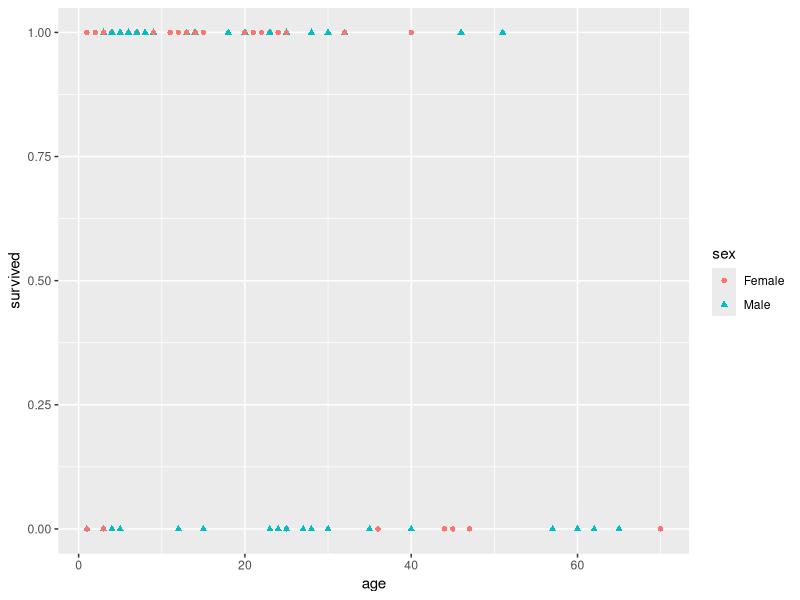
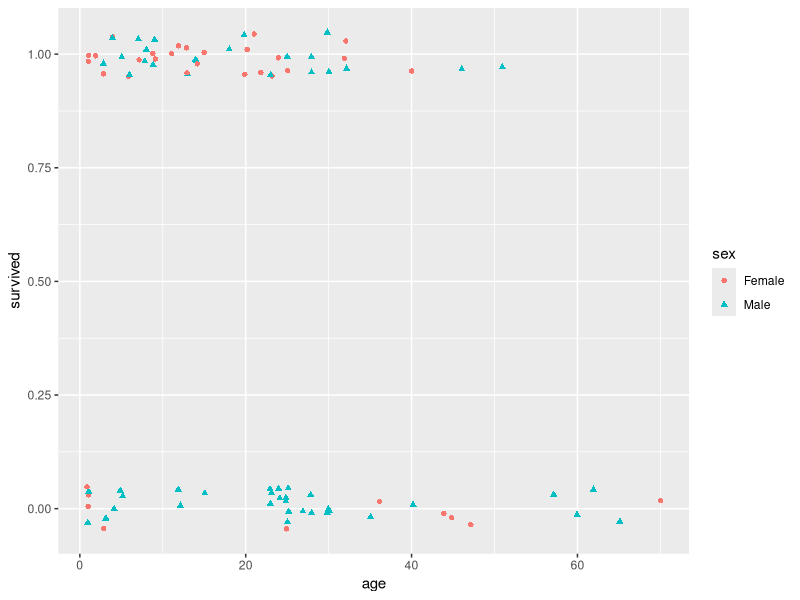
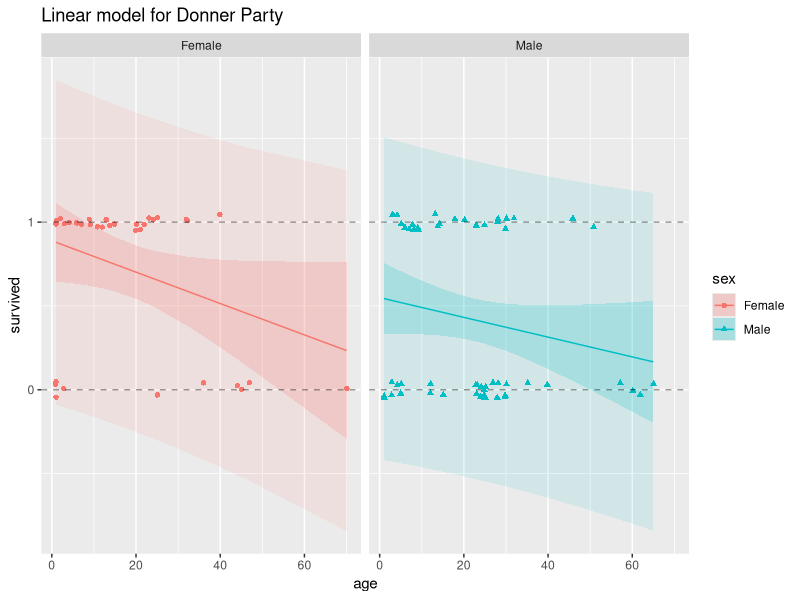
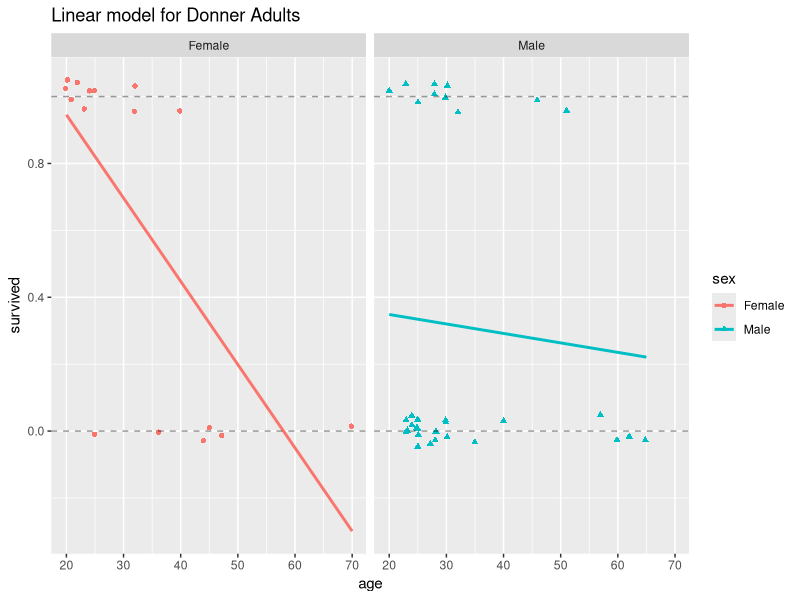
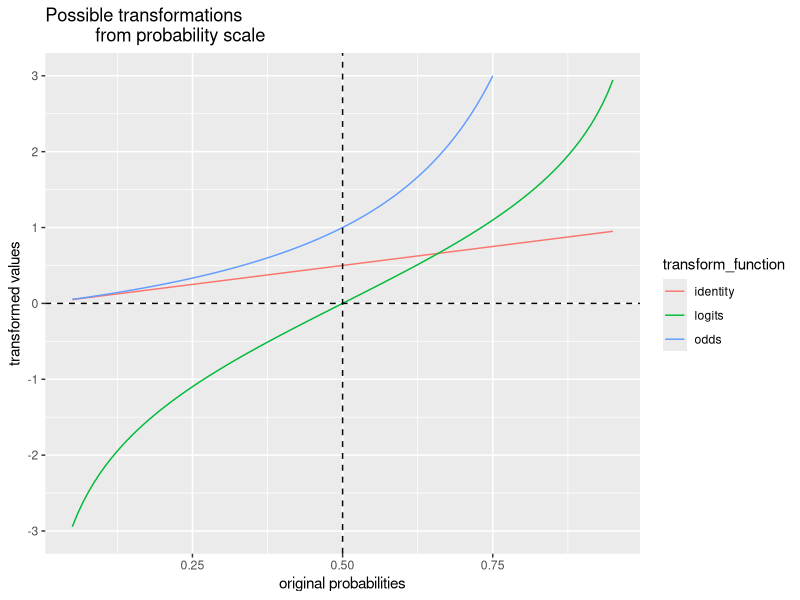
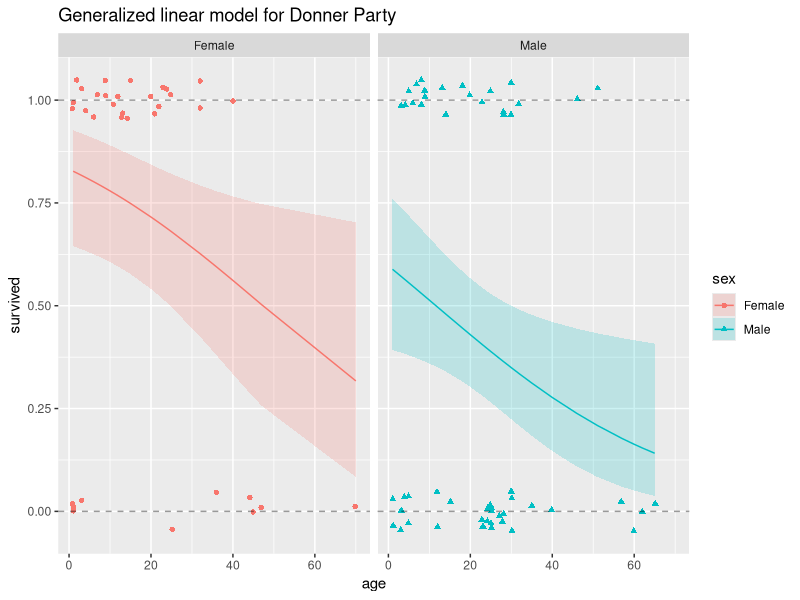
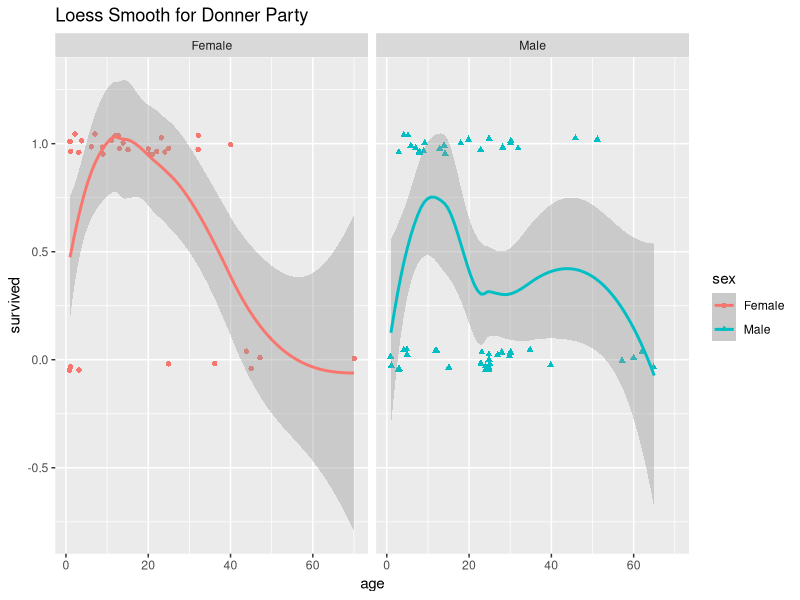

R code for these plots, in order:
## ---- chunk 1
library(vcdExtra)
library(tidyverse)
library(magrittr)
## ---- chunk 2
data(Donner)
head(Donner)
## ---- chunk 3
Donner %<>% select(.,sex, age, survived)
# Add a factor version of survival, with named levels, for use in subsequent plotting
Donner %<>% mutate(survival_labeled = factor(ifelse(survived == 1, "survived", "died")))
Donner %>% select(-survived) %>% summary
## ---- chunk 4
(tbl1 <- xtabs(data = Donner, ~ sex + survived))
## ---- chunk 5
prop.table(tbl1, margin = 1) %>% round(2)
## ---- chunk 6
chisq.test(tbl1)
## ---- chunk 7
(male_odds <- 0.42/0.58)
(female_odds <- 0.71/0.29)
## ---- chunk 8
(mf_odds_ratio <- male_odds/female_odds)
## ---- chunk 9
  ggplot(data=Donner,aes(age,survived,color=sex,shape=sex)) + geom_point()
## ---- chunk 10
ggplot(data = Donner) + 
  # plot jittered data
  geom_jitter(aes(x = age, 
                 y = survived,
                 color = sex,
                 shape = sex),
              height = 0.05, width = 0.2)
## ---- chunk 11
lm1 <- lm(data = Donner, survived ~ sex * age) # don't try this at work
summary(lm1)
## ---- chunk 12
# Obtain confidence and prediction bounds from predict.lm()
linear_confidence_bands <- predict(lm1, interval = "confidence", level = 0.95) %>% data.frame %>% rename(lwr_conf = lwr, upr_conf = upr)
linear_prediction_bands <- predict(lm1, interval = "prediction", level = 0.95) %>% data.frame %>% rename(lwr_pred = lwr, upr_pred = upr)
augment_Donner <- as.data.frame(cbind(Donner, linear_confidence_bands, linear_prediction_bands))

# Delete duplicate 'fit' columns, since both linear_confidence_bands and linear_prediction_bands have 'fit'.
augment_Donner <- augment_Donner[,-5]

# Big plot
ggplot(data = augment_Donner) + 
  # plot jittered data
  geom_jitter(aes(x = age, 
                 y = survived,
                 color = sex,
                 shape = sex),
              height = 0.05, width = 0.2) + 
  
  # plot fitted lines
  geom_line(aes(x = age, 
                 y = fit, 
                 color = sex)) + 
  
# plot 95% confidence bands
  geom_ribbon(aes(x = age, 
                  fill = sex, 
                  ymin = lwr_conf, 
                  ymax = upr_conf),
                  alpha = 0.2) +
# plot 95% prediction bands
  geom_ribbon(aes(x = age, 
                  fill = sex, 
                  ymin = lwr_pred, 
                  ymax = upr_pred),
                  alpha = 0.1) +
  
  # plot reference lines at 0 and 1 (minimum and maximum possible probabilities)
  geom_hline(yintercept = 0, lty = 2, alpha = 0.4) +
  geom_hline(yintercept = 1, lty = 2, alpha = 0.4) +
  facet_grid(.~sex) + 
  ggtitle("Linear model for Donner Party")

## ---- chunk 13
# Subset to include only adults
Donner_adults <- filter(Donner, age > 18)

# Plot just estimated probabilities, no uncertainty bands
ggplot(data = Donner_adults) + 
  # original data
  geom_jitter(aes(x = age, 
                 y = survived,
                 color = sex,
                 shape = sex),
              height = 0.05, width = 0.2) + 
  # This is a shortcut, within ggplot, to fitting a linear model and plotting the fits
  geom_smooth(mapping = aes(x = age, y = survived, color = sex), 
              method = 'lm', se = FALSE) + 
  # reference lines
  geom_hline(yintercept = 0, lty = 2, alpha = 0.4) +
  geom_hline(yintercept = 1, lty = 2, alpha = 0.4) +
  
  facet_grid(.~sex) +
  ggtitle("Linear model for Donner Adults")


## ---- chunk 14
logit <- function(p){log(p/(1-p))}
## ---- chunk 15
prob <- seq(0.05, 0.95, length = 100) # restricting the range of probabilities shown in order to keep the transformed values finite.   
odds <- prob/(1-prob)
logits <- log(odds)
transformations <- data.frame(identity = prob, odds, logits) %>% gather() %>% rename(transform_function = key)
ggplot(data = transformations, aes(x = rep(prob, 3), y = value, color = transform_function)) + 
  scale_y_continuous(limits = c(-3, 3), breaks = c(-3:3)) + 
  geom_line() + 
  geom_hline(yintercept = 0, lty = 2) + 
  geom_vline(xintercept = 0.5, lty = 2) + 
  xlab("original probabilities") +
  ylab("transformed values") + 
  ggtitle("Possible transformations
          from probability scale")
## ---- chunk 16
logistic <- function(x){exp(x)/(1 + exp(x))}
## ---- chunk 17
p <- 0.7 # Start with a probability p
(lp <- logit(p))
logistic(lp) # Recover the original p

x <- -17 # Start with any real number
(lx <- logistic(x))
logit(lx) # Recover the original x
## ---- chunk 18
glm1 = glm(survived ~ sex * age, family = binomial(link = "logit"), data = Donner)
summary(glm1)
## ---- chunk 19
glm2 <- glm(survived ~ sex + age, family = binomial(link = "logit"), data = Donner)
summary(glm2)
## ---- chunk 20
# Obtain 95% pointwise confidence bands from predict.glm()
glm_pred <- predict.glm(glm2, type="link", se.fit=TRUE)
low <- glm_pred$fit - 1.96 * glm_pred$se.fit
upp <- glm_pred$fit + 1.96 * glm_pred$se.fit

# back-transform everything to the data scale
glm_fit <- logistic(glm_pred$fit)
glm_lower <- logistic(low)
glm_upper <- logistic(upp)

# augment the Donner data frame
augment_Donner <- as.data.frame(cbind(Donner, glm_fit, glm_lower, glm_upper))

# Big plot
ggplot(data = augment_Donner) + 
  # plot jittered data
  geom_jitter(aes(x = age, 
                 y = survived,
                 color = sex,
                 shape = sex),
                 height = 0.05, width = 0.2) + 
  
  # plot fitted lines
  geom_line(aes(x = age, 
                y = glm_fit, 
                 color = sex)) + 

# plot 95% pointwise confidence bands
  geom_ribbon(aes(x = age, 
                  fill = sex, 
                  ymin = glm_lower, 
                  ymax = glm_upper),
              alpha = 0.2) +
  
  # plot reference lines at 0 and 1 (minimum and maximum possible probabilities)
  
  geom_hline(yintercept = 0, lty = 2, alpha = 0.4) +
  geom_hline(yintercept = 1, lty = 2, alpha = 0.4) +
  facet_grid(.~sex) + 
  ggtitle("Generalized linear model for Donner Party")

## ---- chunk 21
like_Jacob_Donner <- data.frame(age = 65, sex = "Male")
like_Jacob_Donner$age %<>% as.numeric()
# fitted probability that a 65 year old man would survive
predict(glm2, newdata = like_Jacob_Donner, type = "response")
## ---- chunk 22
ggplot(data = augment_Donner) + 
  # plot jittered data
  geom_jitter(aes(x = age, 
                 y = survived,
                 color = sex,
                 shape = sex),
                 height = 0.05, width = 0.2) + 
  
  # plot loess smoother
  geom_smooth(aes(x = age, 
                y = survived,
                 color = sex)) + 
  
facet_grid(.~sex) + 
  ggtitle("Loess Smooth for Donner Party")
## ---- chunk 23
summary(glm2)
## ---- chunk 24
exp(-1.2068)
exp(confint(glm2))
## ---- chunk 25
logistic(-1.2068)
ci <- confint(glm2)
logistic(ci)
